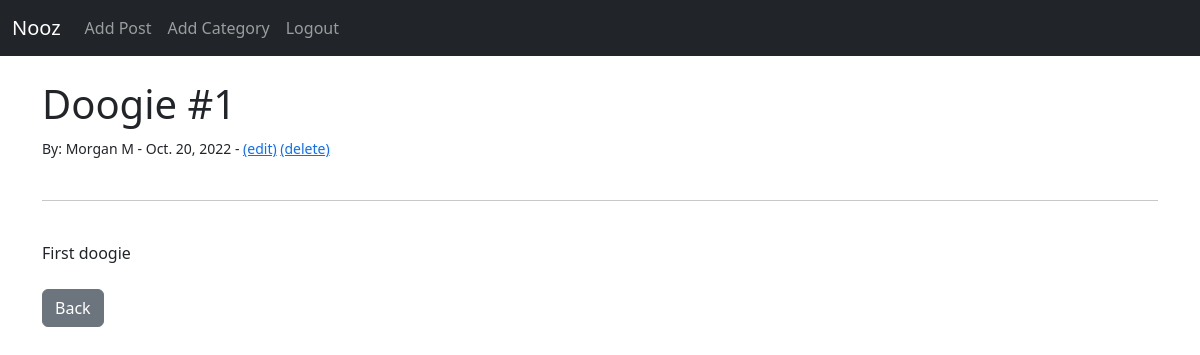
Before: /post/2 (signed in) with the older database file.
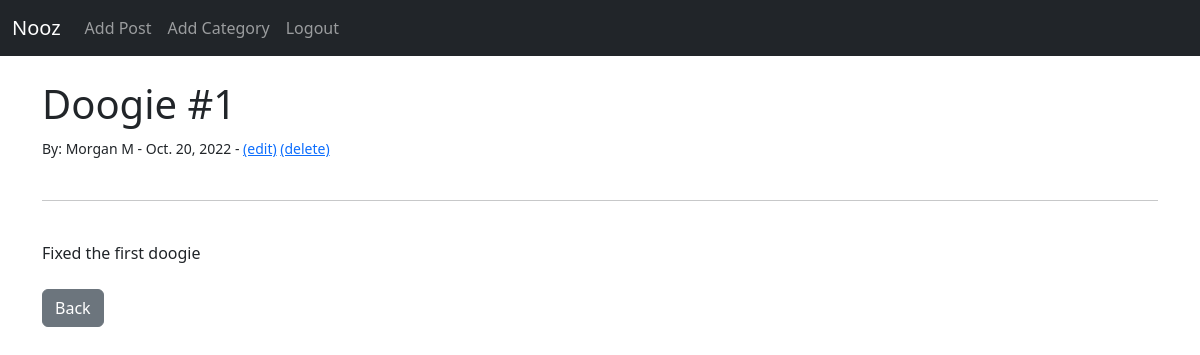
After: the same page with the newer database file.
### nooz2/models.py (models this page shows, shortened)
class Post(models.Model):
    title = models.CharField(max_length=255)
    title_tag = models.CharField(max_length=255)
    description = models.CharField(max_length=50, default='Click above to read more')
    author = models.ForeignKey(User, on_delete=models.CASCADE)
    body = models.TextField()
    timestamp = models.DateField(auto_now_add=True)
    category = models.CharField(max_length=255, default='News')

### nooz2/views.py (the view)
# urls.py: path('post/<int:pk>', PostDetailView.as_view(), name="post-detail"),
class PostDetailView(DetailView):
    model = Post
    template_name = 'post_details.html'

### templates/post_details.html (shortened to what this page needs)
{% extends 'base.html' %}
{% block content %}
<h1>{{ post.title }}</h1>
<small>By:
    {{ post.author.first_name }}
    {{ post.author.last_name }} -
    {{ post.timestamp }}
{% if user.is_authenticated %}
    - <a href="{% url 'edit_post' post.pk %}">(edit)</a>
    <a href="{% url 'delete_post' post.pk %}">(delete)</a><br/>
    </small><br/>
{% endif %}
<hr>
<br/>
{{ post.body|safe }}
<br/><br/>
<a href="{% url 'home' %}" class="btn btn-secondary">Back</a>
{% endblock %}

Changed rows visible on the page:
changed Post "Doogie #1": body "First doogie" → "Fixed the first doogie"
